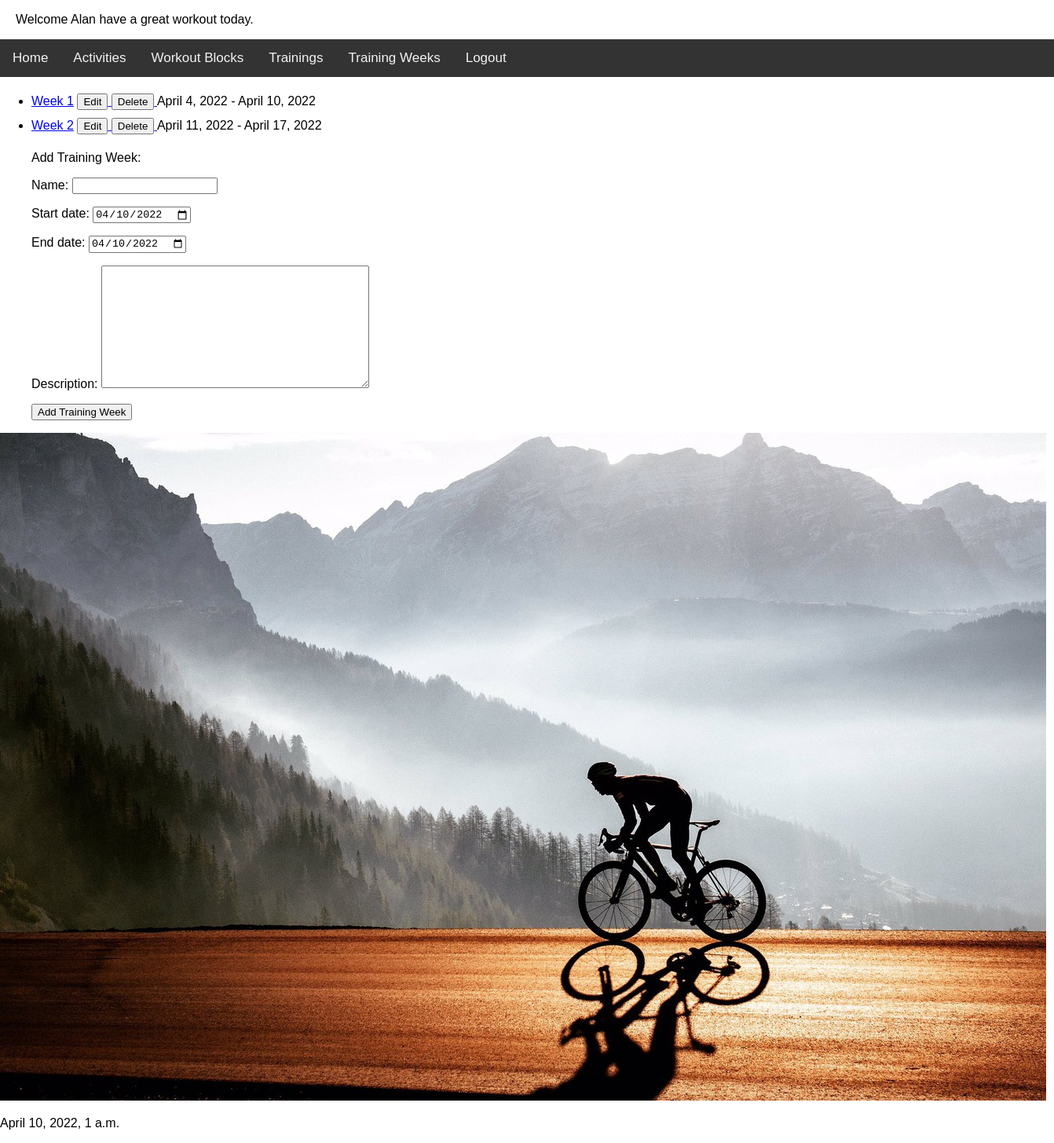
Before: /trainingz_app/list_training_weeks/ (signed in) with the older database file.
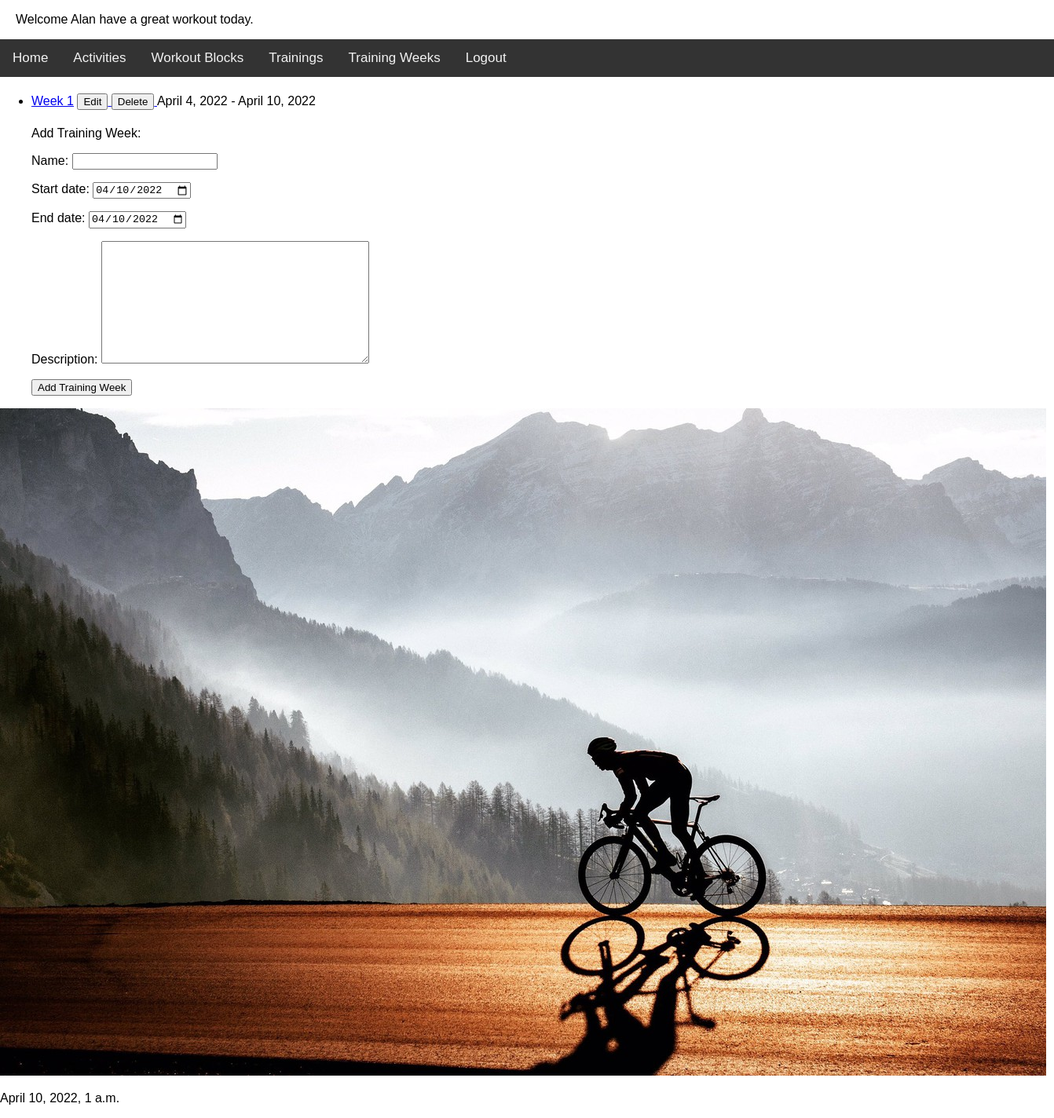
After: the same page with the newer database file.
### trainingz_app/models.py (models this page shows)
class TrainingWeek(models.Model):
    name = models.CharField(max_length=40)
    start_date = models.DateField(default=datetime.date.today())
    end_date = models.DateField(default=datetime.date.today())
    trainings = models.ManyToManyField(TrainingDay)
    description = models.TextField()
    def __str__(self):
        return self.name
    def get_absolute_url(self):
        return reverse("detail_training_week", args=(self.id,))
    def get_update_url(self):
        return reverse("update_training_week", kwargs={"id": self.id})
    def get_delete_url(self):
        return reverse("delete_training_week", kwargs={"id": self.id})

### trainingz_app/views.py (the view, shortened to what this page needs)
class ShowTrainingWeeksView(LoginRequiredMixin, View):
    def get(self, request):
        form_week = AddTrainingWeekForm()
        return render(
            request,
            "list_training_weeks.html",
            {"object_list": TrainingWeek.objects.all(), "form_week": form_week},
        )

### trainingz_app/forms.py
class AddTrainingWeekForm(forms.ModelForm):
    class Meta:
        model = TrainingWeek
        exclude = ["trainings"]
        widgets = {
            "start_date": DateInput(attrs={"type": "date"}),
            "end_date": DateInput(attrs={"type": "date"}),
        }

### trainingz_app/context_processor.py (called while the page is built)
def get_date(request):
    return {"date": datetime.now()}

### trainingz_app/templates/list_training_weeks.html (shortened to what this page needs)
{% extends 'base.html' %}
{% block trainingz %}
    <ul>
        {% for item in object_list %}
            <li style="padding-block:5px">
                <a href="{{ item.get_absolute_url }}">{{ item }}</a>
                <a href="{{ item.get_update_url }}">
                    <button>Edit</button>
                </a>
                <a href="{{ item.get_delete_url }}">
                    <button>Delete</button>
                </a>
                {{ item.start_date }} - {{ item.end_date }}
            </li>
        {% endfor %}
        <form method="POST">
            <p>Add Training Week:</p>
            {{ form_week.as_p }}
            <input type="submit" value="Add Training Week">
    </ul>
{% endblock %}

### trainingz_app/templates/base.html (shortened to what this page needs)
<!DOCTYPE html>
{% load static %}
<html lang="en">
<head>
    <link rel="stylesheet" type="text/css" href="{% static 'css/base.css' %}">
</head>
<body>
<p style="padding-left:20px">Welcome {{ user }} have a great workout today.</p>
</body>
<div class="topnav">
    <a href="{% url 'index' %}">Home</a>
    {% if user.is_authenticated %}
        <a href="{% url 'list_activities' %}">Activities</a>
        <a href="{% url 'list_workout_blocks' %}">Workout Blocks</a>
        <a href="{% url 'list_trainings' %}">Trainings</a>
        <a href="{% url 'list_training_weeks' %}">Training Weeks</a>
        <a href="{% url 'logout' %}">Logout</a>
    {% else %}
        <a href="{% url 'login' %}">Login</a>
        <a href="{% url 'register' %}">Register</a>
    {% endif %}
</div>
{% block trainingz %}
{% endblock %}
<p><img src="{% static 'cycling.jpeg' %}"></p>
<p>{{ date }}</p>
</html>

### trainingz_app/static/css/base.css (style rules this page uses)
body { margin: 0; font-family: Arial, Helvetica, sans-serif; }
.topnav { overflow: hidden; background-color: #333; }
.topnav a { float: left; color: #f2f2f2; text-align: center; padding: 14px 16px; text-decoration: none; font-size: 17px; }

Changed rows visible on the page:
removed TrainingWeek: name "Week 2", start_date "April 11, 2022", end_date "April 17, 2022"
